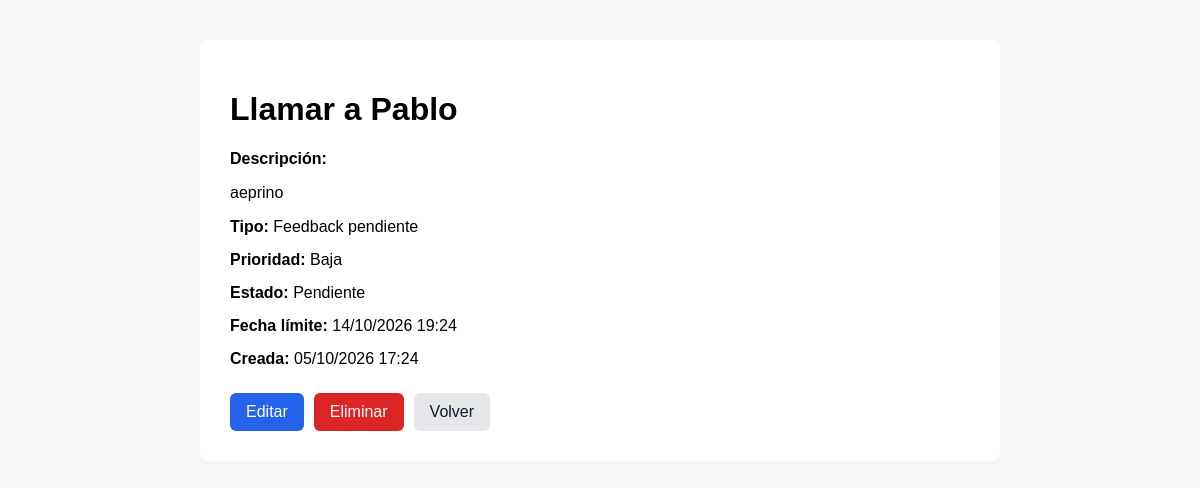
The app's page /tasks/2/ with its own data.
### recruitment/models.py (models this page shows, shortened)
class Task(models.Model):
    class TaskType(models.TextChoices):
        CALL = "CALL", "Próxima llamada"
        FEEDBACK = "FEEDBACK", "Feedback pendiente"
        INTERVIEW = "INTERVIEW", "Entrevista"
        TEST = "TEST", "Prueba"
        FOLLOW_UP = "FOLLOW_UP", "Seguimiento"
        OTHER = "OTHER", "Otro"
    class Priority(models.TextChoices):
        LOW = "LOW", "Baja"
        MEDIUM = "MEDIUM", "Media"
        HIGH = "HIGH", "Alta"
    class Status(models.TextChoices):
        PENDING = "PENDING", "Pendiente"
        IN_PROGRESS = "IN_PROGRESS", "En progreso"
        COMPLETED = "COMPLETED", "Completada"
    title = models.CharField(max_length=200)
    description = models.TextField(
        blank=True
    )
    task_type = models.CharField(
        max_length=20,
        choices=TaskType.choices,
        default=TaskType.OTHER
    )
    priority = models.CharField(
        max_length=10,
        choices=Priority.choices,
        default=Priority.MEDIUM
    )
    status = models.CharField(
        max_length=20,
        choices=Status.choices,
        default=Status.PENDING
    )
    due_date = models.DateTimeField()
    created_at = models.DateTimeField(
        auto_now_add=True
    )
    completed_at = models.DateTimeField(
        null=True,
        blank=True
    )

### recruitment/views.py (the view)
# urls.py: path("tasks/<int:pk>/", views.task_detail, name="task_detail"),
def task_detail(request, pk):
    task = get_object_or_404(Task, pk=pk)
    return render(
        request,
        "recruitment/task_detail.html",
        {
            "task": task,
        },
    )

### recruitment/templates/recruitment/task_detail.html (shortened to what this page needs)
<!DOCTYPE html>
<html lang="es">
<head>
</head>
<body>
<div class="card">
    <h1>{{ task.title }}</h1>
    <div class="row">
        <span class="label">Descripción:</span>
        <p>{{ task.description|default:"Sin descripción." }}</p>
    </div>
    <div class="row">
        <span class="label">Tipo:</span>
        {{ task.get_task_type_display }}
    </div>
    <div class="row">
        <span class="label">Prioridad:</span>
        {{ task.get_priority_display }}
    </div>
    <div class="row">
        <span class="label">Estado:</span>
        {{ task.get_status_display }}
    </div>
    <div class="row">
        <span class="label">Fecha límite:</span>
        {{ task.due_date|date:"d/m/Y H:i" }}
    </div>
    <div class="row">
        <span class="label">Creada:</span>
        {{ task.created_at|date:"d/m/Y H:i" }}
    </div>
    <div class="actions">
        <a class="button"
           href="{% url 'recruitment:task_update' task.pk %}">
            Editar
        </a>
        <a class="button danger"
           href="{% url 'recruitment:task_delete' task.pk %}">
            Eliminar
        </a>
        <a class="button secondary"
           href="{% url 'recruitment:task_list' %}">
            Volver
        </a>
    </div>
</div>
</body>
</html>

### recruitment/templates/recruitment/task_detail.html (style rules this page uses)
body { font-family: Arial, sans-serif; max-width: 800px; margin: 40px auto; padding: 0 20px; background: #f5f6f8; }
.card { background: white; padding: 30px; border-radius: 8px; }
.row { margin: 15px 0; }
.label { font-weight: bold; }
.actions { display: flex; gap: 10px; margin-top: 25px; flex-wrap: wrap; }
.button { padding: 10px 16px; border-radius: 6px; background: #2563eb; color: white; text-decoration: none; }
.danger { background: #dc2626; }
.secondary { background: #e5e7eb; color: #111827; }

### records on screen
Task: title "Llamar a Pablo", description "aeprino", task_type "Feedback pendiente", priority "Baja", status "Pendiente", due_date "14/10/2026 19:24", created_at "05/10/2026 17:24"
